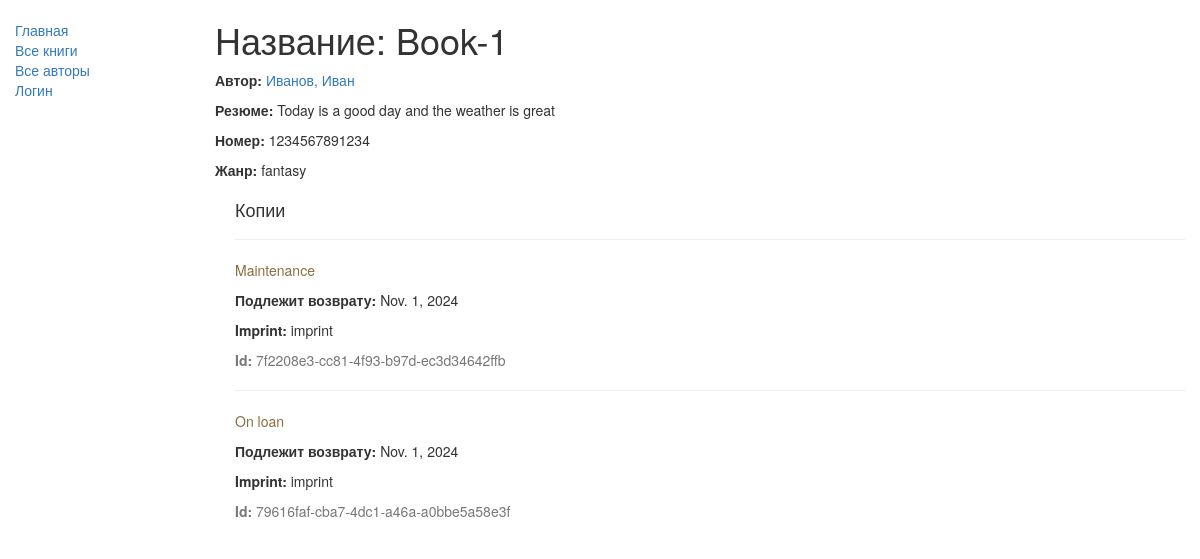
The app's page /catalog/book/1/ with its own data.
### catalog/models.py (models this page shows, shortened)
class Book(models.Model):
    title = models.CharField(max_length=200)
    author = models.ForeignKey('Author', on_delete=models.SET_NULL, null=True)
    summary = models.TextField(max_length=1000, help_text="Enter a brief description of the book")
    isbn = models.CharField('ISBN',max_length=13, help_text='13 Character <a href="https://www.isbn-international.org/content/what-isbn">ISBN number</a>')
    genre = models.ManyToManyField('Genre', help_text="Select a genre for this book")
    def display_genre(self):
        return ', '.join([genre.name for genre in self.genre.all()[:3]])
    display_genre.short_description = 'Genre'

class Author(models.Model):
    first_name = models.CharField(max_length=100)
    last_name = models.CharField(max_length=100)
    date_of_birth = models.DateField(null=True, blank=True)
    date_of_death = models.DateField('Died', null=True, blank=True)
    def __str__(self):
        return '%s, %s' % (self.last_name, self.first_name)
    class Meta:
        ordering = ['last_name']

class Genre(models.Model):
    name = models.CharField(max_length=200, help_text="Enter a book genre (e.g. Science Fiction, French Poetry etc.)")
    def __str__(self):
        return self.name

class BookInstance(models.Model):
    id = models.UUIDField(primary_key=True, default=uuid.uuid4, help_text="Unique ID for this particular book across whole library")
    book = models.ForeignKey('Book', on_delete=models.SET_NULL, null=True)
    imprint = models.CharField(max_length=200)
    due_back = models.DateField(null=True, blank=True)
    borrower = models.ForeignKey(User, on_delete=models.SET_NULL, null=True, blank=True)
    LOAN_STATUS = (
        ('m', 'Maintenance'),
        ('o', 'On loan'),
        ('a', 'Available'),
        ('r', 'Reserved'),
    )
    status = models.CharField(max_length=1, choices=LOAN_STATUS, blank=True, default='m', help_text='Book availability')
    class Meta:
        ordering = ["due_back"]
        permissions = (("can_mark_returned", "Set book as returned"),)

### catalog/views.py (the view, shortened to what this page needs)
# urls.py: path('book/<int:pk>/', views.BookDetailView.as_view(), name='book-detail'),
class BookDetailView(generic.DetailView):
    model = Book

### catalog/templates/catalog/book_detail.html
{% extends "base_generic.html" %}
{% block content %}
  <h1>Название: {{ book.title }}</h1>
  <p><strong>Автор:</strong> <a href="{% url 'author-detail' book.author.pk %}">{{ book.author }}</a></p>
  <p><strong>Резюме:</strong> {{ book.summary }}</p>
  <p><strong>Номер:</strong> {{ book.isbn }}</p>
  <p><strong>Жанр:</strong> {% for genre in book.genre.all %} {{ genre }}{% if not forloop.last %}, {% endif %}{% endfor %}</p>
  <div style="margin-left:20px;margin-top:20px">
    <h4>Копии</h4>
    {% for copy in book.bookinstance_set.all %}
    <hr>
    <p class="{% if copy.status == 'a' %}text-success{% elif copy.status == 'd' %}text-danger{% else %}text-warning{% endif %}">{{ copy.get_status_display }}</p>
    {% if copy.status != 'a' %}<p><strong>Подлежит возврату:</strong> {{copy.due_back}}</p>{% endif %}
    <p><strong>Imprint:</strong> {{copy.imprint}}</p>
    <p class="text-muted"><strong>Id:</strong> {{copy.id}}</p>
    {% endfor %}
  </div>
{% endblock %}

### records on screen
Book: title "Book-1", author "Иванов, Иван", summary "Today is a good day and the weather is great", isbn "1234567891234"
Genre: name "fantasy"
BookInstance: status "Maintenance", due_back "Nov. 1, 2024", imprint "imprint", id "7f2208e3-cc81-4f93-b97d-ec3d34642ffb"
BookInstance: status "On loan", due_back "Nov. 1, 2024", imprint "imprint", id "79616faf-cba7-4dc1-a46a-a0bbe5a58e3f"
